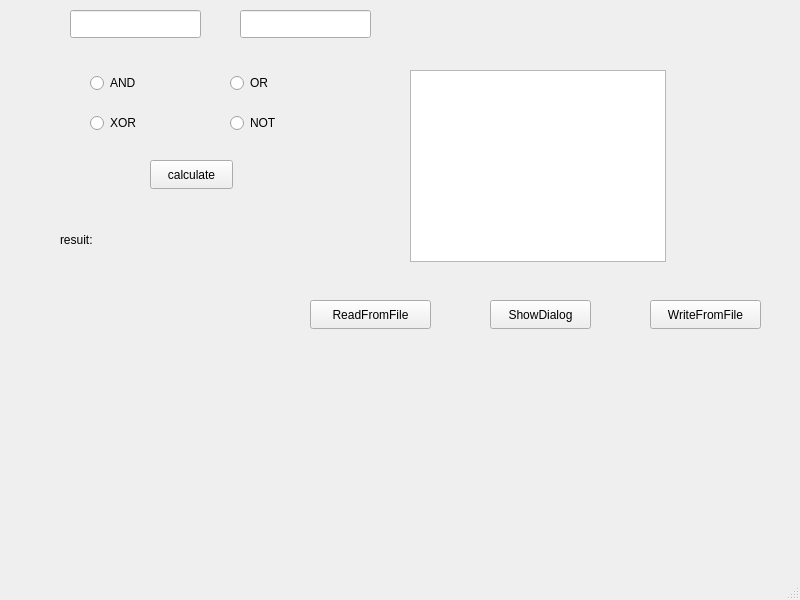
<?xml version="1.0" encoding="UTF-8"?>
<ui version="4.0">
 <class>MainWindow</class>
 <widget class="QMainWindow" name="MainWindow">
  <property name="geometry">
   <rect>
    <x>0</x>
    <y>0</y>
    <width>800</width>
    <height>600</height>
   </rect>
  </property>
  <property name="windowTitle">
   <string>MainWindow</string>
  </property>
  <widget class="QWidget" name="centralwidget">
   <widget class="QLineEdit" name="input1">
    <property name="geometry">
     <rect>
      <x>70</x>
      <y>10</y>
      <width>131</width>
      <height>28</height>
     </rect>
    </property>
   </widget>
   <widget class="QLineEdit" name="input2">
    <property name="geometry">
     <rect>
      <x>240</x>
      <y>10</y>
      <width>131</width>
      <height>28</height>
     </rect>
    </property>
   </widget>
   <widget class="QLabel" name="resultLabel">
    <property name="geometry">
     <rect>
      <x>60</x>
      <y>230</y>
      <width>191</width>
      <height>20</height>
     </rect>
    </property>
    <property name="text">
     <string>resuit:</string>
    </property>
   </widget>
   <widget class="QPushButton" name="calculateButton">
    <property name="geometry">
     <rect>
      <x>150</x>
      <y>160</y>
      <width>83</width>
      <height>29</height>
     </rect>
    </property>
    <property name="text">
     <string>calculate</string>
    </property>
   </widget>
   <widget class="QRadioButton" name="radioButtonAnd">
    <property name="geometry">
     <rect>
      <x>90</x>
      <y>70</y>
      <width>112</width>
      <height>26</height>
     </rect>
    </property>
    <property name="text">
     <string>AND</string>
    </property>
   </widget>
   <widget class="QRadioButton" name="radioButtonOr">
    <property name="geometry">
     <rect>
      <x>230</x>
      <y>70</y>
      <width>112</width>
      <height>26</height>
     </rect>
    </property>
    <property name="text">
     <string>OR</string>
    </property>
   </widget>
   <widget class="QRadioButton" name="radioButtonXor">
    <property name="geometry">
     <rect>
      <x>90</x>
      <y>110</y>
      <width>112</width>
      <height>26</height>
     </rect>
    </property>
    <property name="text">
     <string>XOR</string>
    </property>
   </widget>
   <widget class="QRadioButton" name="radioButtonNot">
    <property name="geometry">
     <rect>
      <x>230</x>
      <y>110</y>
      <width>112</width>
      <height>26</height>
     </rect>
    </property>
    <property name="text">
     <string>NOT</string>
    </property>
   </widget>
   <widget class="QListView" name="listView">
    <property name="geometry">
     <rect>
      <x>410</x>
      <y>70</y>
      <width>256</width>
      <height>192</height>
     </rect>
    </property>
   </widget>
   <widget class="QPushButton" name="readFromFileButton">
    <property name="geometry">
     <rect>
      <x>310</x>
      <y>300</y>
      <width>121</width>
      <height>29</height>
     </rect>
    </property>
    <property name="text">
     <string>ReadFromFile</string>
    </property>
   </widget>
   <widget class="QPushButton" name="writeToFileButton">
    <property name="geometry">
     <rect>
      <x>650</x>
      <y>300</y>
      <width>111</width>
      <height>29</height>
     </rect>
    </property>
    <property name="text">
     <string>WriteFromFile</string>
    </property>
   </widget>
   <widget class="QPushButton" name="showDialogButton">
    <property name="geometry">
     <rect>
      <x>490</x>
      <y>300</y>
      <width>101</width>
      <height>29</height>
     </rect>
    </property>
    <property name="text">
     <string>ShowDialog</string>
    </property>
   </widget>
  </widget>
  <widget class="QMenuBar" name="menubar">
   <property name="geometry">
    <rect>
     <x>0</x>
     <y>0</y>
     <width>800</width>
     <height>25</height>
    </rect>
   </property>
  </widget>
  <widget class="QStatusBar" name="statusbar"/>
 </widget>
 <resources/>
 <connections/>
</ui>
